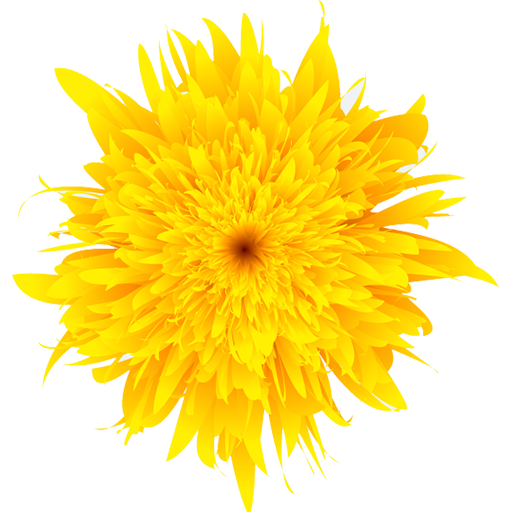
#> input picture web/dandelion_single.png, 512 x 512 px
$ python build_icon.py
#> lines starting #> are read from the running program, lines starting #| are printed output that depends on the picture
"""Regenerate web/icon.png — clock face overlaid on dandelion, masked to flower silhouette.

Mirrors the koralle (light) theme of the app's Clock component:
  enamel #fffaf0, semi-transparent so the dandelion shows through
  bezel / numerals / ticks / hour hand: ink #5b2a1c
  minute hand: accent #e85a3c
  hand shape: the same Spitz pointer as drawSpitz() in web/index.html

Run from the repo root:

    pip3 install Pillow
    python3 tools/build_icon.py

Tweak knobs at the top of the file — R for size, ENAMEL alpha for transparency.
The script supersamples 4× then downsamples for clean edges, and uses the
dandelion's alpha channel as the final mask so the icon's silhouette is the
flower's irregular petal edge.
"""
from PIL import Image, ImageDraw, ImageFont
import math
import os

ROOT = os.path.dirname(os.path.dirname(os.path.abspath(__file__)))
SRC  = os.path.join(ROOT, 'web', 'dandelion_single.png')
OUT  = os.path.join(ROOT, 'web', 'icon.png')           # 512×512 master
OUT_192 = os.path.join(ROOT, 'web', 'icon-192.png')    # Android manifest secondary
FONT = '/usr/share/fonts/truetype/dejavu/DejaVuSans.ttf'

# ── tunable knobs ────────────────────────────────────────────
ENAMEL   = (255, 250, 240, 74)    # white face — alpha controls how transparent
INK      = (91,  42,  28,  255)   # bezel, numerals, ticks, hour hand
ACCENT   = (232, 90,  60,  255)   # minute hand
TICKMINOR= (91,  42,  28,  102)
PIVOT    = (91,  42,  28,  255)
CAP_HI   = (255, 250, 240, 230)

W = H = 512
S = 4                             # supersample factor
WS, HS = W * S, H * S
CX, CY = WS / 2, HS / 2
R = 141 * S                       # clock radius — bump to grow, drop to shrink
SIZE = 2 * R                      # what the app's Clock component calls `size`

# ratios pulled directly from web/index.html Clock()
NUM_SIZE = round(SIZE * 0.075)
TICK_TOP = round(SIZE * 0.035)
MAJOR_T  = max(2 * S, round(SIZE * 0.013))
MINOR_T  = max(1 * S, round(SIZE * 0.006))
MAJOR_L  = round(SIZE * 0.06)
MINOR_L  = round(SIZE * 0.028)
HOUR_LEN = round(SIZE * 0.32)
MIN_LEN  = round(SIZE * 0.40)
HOUR_W   = max(5 * S, round(SIZE * 0.028))
MIN_W    = max(3 * S, round(SIZE * 0.018))
PIVOT_R  = round(SIZE * 0.0225)
BEZEL_W  = max(2, round(2 * S))

clock = Image.new('RGBA', (WS, HS), (0, 0, 0, 0))
#> clock: PIL image 2048x2048 RGBA; every value is 0
d = ImageDraw.Draw(clock, 'RGBA')

d.ellipse((CX - R, CY - R, CX + R, CY + R), fill=ENAMEL)
d.ellipse((CX - R, CY - R, CX + R, CY + R), outline=INK, width=BEZEL_W)

# 60 ticks, major every 5
for i in range(60):
    major = (i % 5 == 0)
    rot = math.radians(i * 6 - 90)
    length = MAJOR_L if major else MINOR_L
    thick  = MAJOR_T if major else MINOR_T
    color  = INK if major else TICKMINOR
    outer_r = R - TICK_TOP
    inner_r = outer_r - length
    ux, uy = CX + outer_r * math.cos(rot), CY + outer_r * math.sin(rot)
    ix, iy = CX + inner_r * math.cos(rot), CY + inner_r * math.sin(rot)
    px, py = -math.sin(rot), math.cos(rot)
    half = thick / 2
    d.polygon([
        (ix + px * half, iy + py * half),
        (ux + px * half, uy + py * half),
        (ux - px * half, uy - py * half),
        (ix - px * half, iy - py * half),
    ], fill=color)

font = ImageFont.truetype(FONT, NUM_SIZE)
num_r = (R - TICK_TOP - MAJOR_L) - NUM_SIZE * 0.85
for i in range(1, 13):
    rot = math.radians(i * 30 - 90)
    nx = CX + num_r * math.cos(rot)
    ny = CY + num_r * math.sin(rot)
    d.text((nx, ny), str(i), font=font, fill=INK, anchor='mm')

# Spitz tapered pointer — same path as drawSpitz(w, L) in index.html:
#   M -b/2 0  L b/2 0  L w*0.28 -L*0.88  Q 0 -L  -w*0.28 -L*0.88  Z
def spitz_polygon(w, L, n_curve=18):
#> called with w = 32, L = 361, n_curve = 18
    b = w * 1.15
    pts = [(-b/2, 0), (b/2, 0), (w * 0.28, -L * 0.88)]
    p0, pc, p2 = (w * 0.28, -L * 0.88), (0, -L), (-w * 0.28, -L * 0.88)
    for k in range(1, n_curve):
        t = k / n_curve; u = 1 - t
        pts.append((u*u*p0[0] + 2*u*t*pc[0] + t*t*p2[0],
                    u*u*p0[1] + 2*u*t*pc[1] + t*t*p2[1]))
    pts.append(p2)
    return pts

def draw_hand(angle_deg, w, L, color):
    a = math.radians(angle_deg); cos, sin = math.cos(a), math.sin(a)
    d.polygon(
        [(CX + x*cos - y*sin, CY + x*sin + y*cos) for (x, y) in spitz_polygon(w, L)],
        fill=color,
    )

# 10:10 showcase pose
draw_hand(300, HOUR_W, HOUR_LEN, INK)
draw_hand(60,  MIN_W,  MIN_LEN,  ACCENT)

# Pivot cap with a tiny highlight
d.ellipse((CX - PIVOT_R, CY - PIVOT_R, CX + PIVOT_R, CY + PIVOT_R), fill=PIVOT)
hi_r, hi_off = PIVOT_R * 0.45, PIVOT_R * 0.3
d.ellipse((CX - hi_off - hi_r, CY - hi_off - hi_r,
           CX - hi_off + hi_r, CY - hi_off + hi_r), fill=CAP_HI)

clock_small = clock.resize((W, H), Image.LANCZOS)
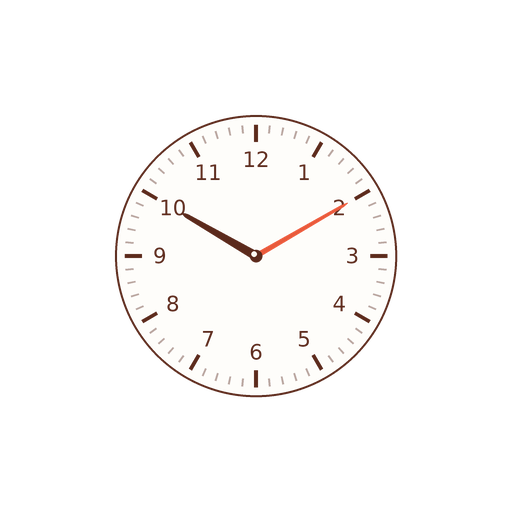
#> clock_small: PIL image 512x512 RGBA; mean R, G, B, A 57.9, 55.6, 53, 20.8; transparent parts drawn white
dandelion = Image.open(SRC).convert('RGBA')
#> dandelion is the input picture: PIL image 512x512 RGBA; mean R, G, B, A 250.5, 224.3, 84.7, 122.9
combined = Image.alpha_composite(dandelion, clock_small)
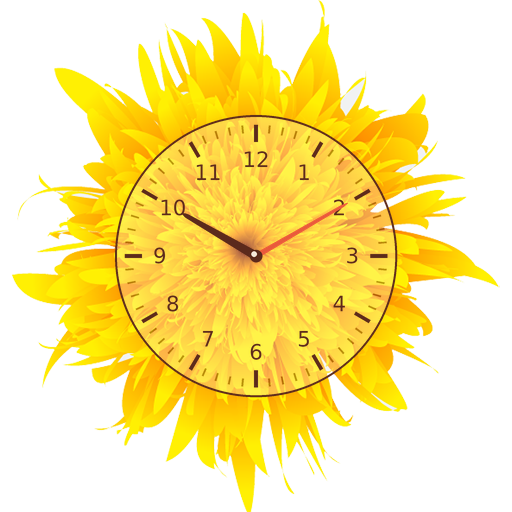
#> combined: PIL image 512x512 RGBA; mean R, G, B, A 248, 224.9, 100.3, 123; transparent parts drawn white

# Final alpha = dandelion alpha → clock is cropped to the flower silhouette.
r, g, b, _ = combined.split()
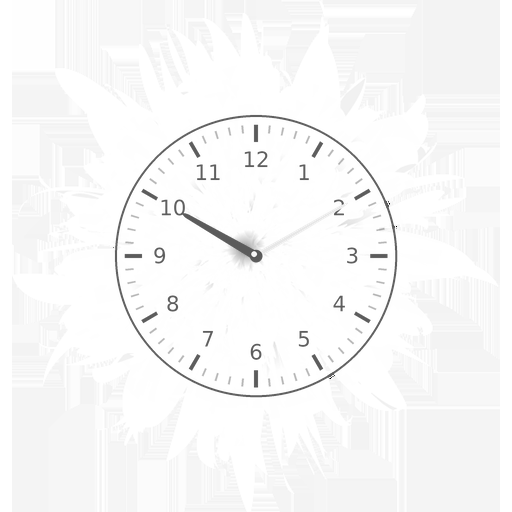
#> r: PIL image 512x512 L; min 0, max 255, mean 248
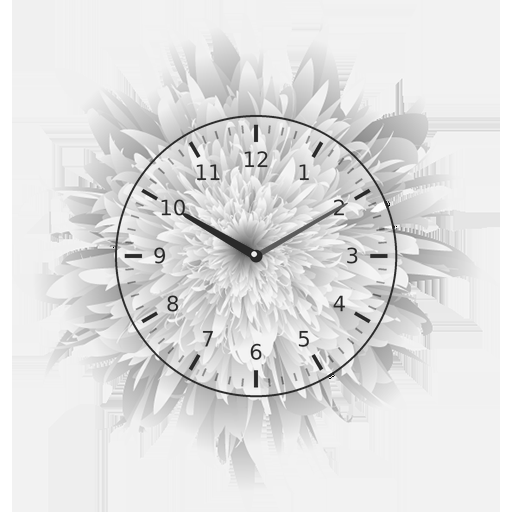
#> g: PIL image 512x512 L; min 0, max 255, mean 224.9
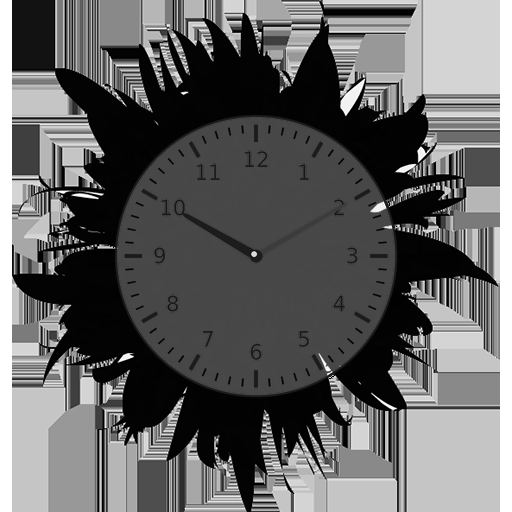
#> b: PIL image 512x512 L; min 0, max 255, mean 100.3
_, _, _, da = dandelion.split()
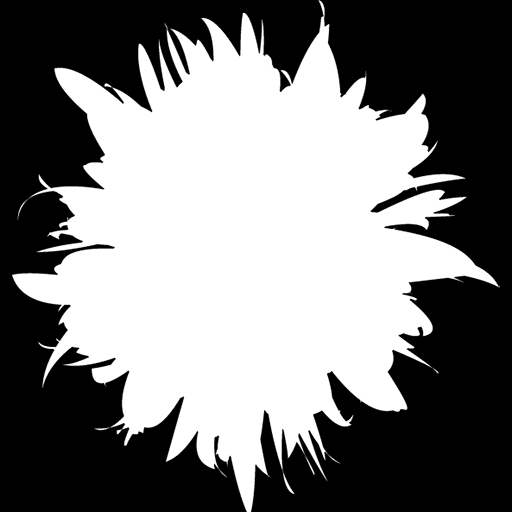
#> da: PIL image 512x512 L; min 0, max 255, mean 122.9
final = Image.merge('RGBA', (r, g, b, da))
final.save(OUT, optimize=True)
final.resize((192, 192), Image.LANCZOS).save(OUT_192, optimize=True)
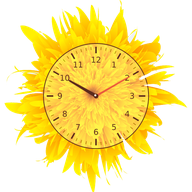
#> saved as icon-192.png: PIL image 192x192 RGBA; mean R, G, B, A 135.8, 115.3, 21.4, 123; transparent parts drawn white

print(f'wrote {OUT} + {OUT_192}')

$ run again, with dandelion_gone.png copied over web/dandelion_single.png
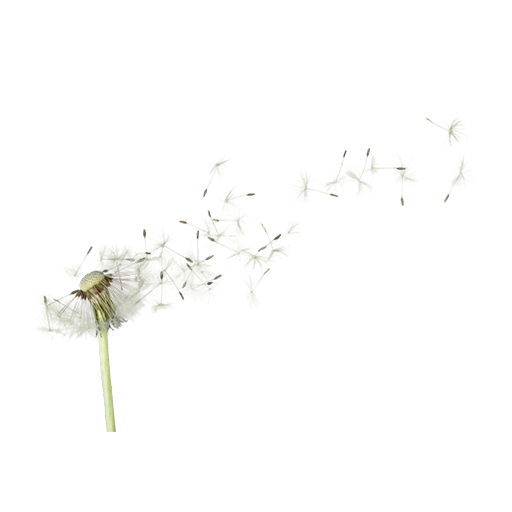
#> input picture dandelion_gone.png, 512 x 512 px
#> clock: PIL image 2048x2048 RGBA; every value is 0
#> dandelion is the input picture: PIL image 512x512 RGBA; mean R, G, B, A 221.2, 220.4, 203.8, 5.6
#> `_, _, _, da = dandelion.split()`:
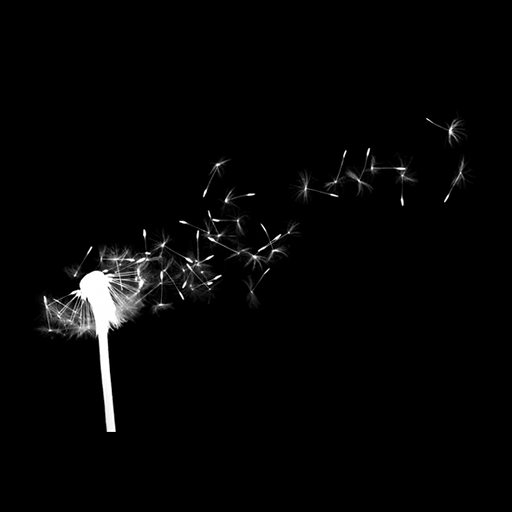
#> da: PIL image 512x512 L; min 0, max 255, mean 5.6
#> `final.resize((192, 192), Image.LANCZOS).save(OUT_192, optimize=True)`:
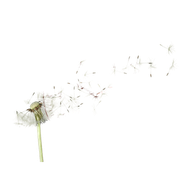
#> saved as icon-192.png: PIL image 192x192 RGBA; mean R, G, B, A 18.4, 18, 16, 5.7; transparent parts drawn white

$ run again, with dandelion_many.png copied over web/dandelion_single.png
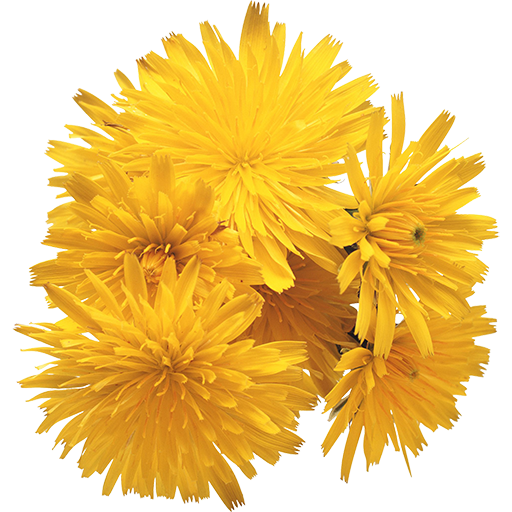
#> input picture dandelion_many.png, 512 x 512 px
#> clock: PIL image 2048x2048 RGBA; every value is 0
#> dandelion is the input picture: PIL image 512x512 RGBA; mean R, G, B, A 235.4, 194.5, 105.3, 159.3
#> `_, _, _, da = dandelion.split()`:
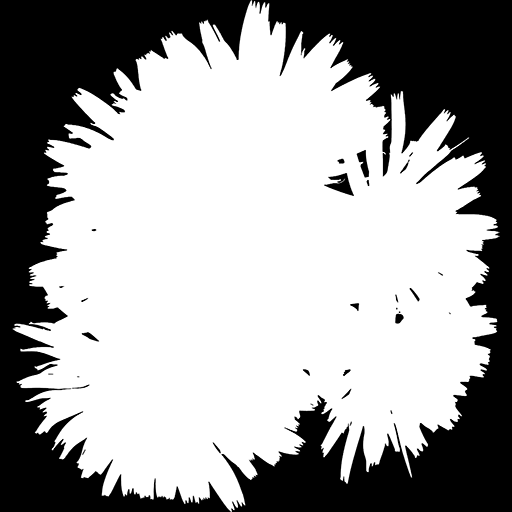
#> da: PIL image 512x512 L; min 0, max 255, mean 159.3
#> `final.resize((192, 192), Image.LANCZOS).save(OUT_192, optimize=True)`:
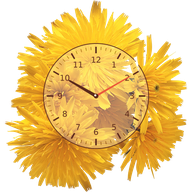
#> saved as icon-192.png: PIL image 192x192 RGBA; mean R, G, B, A 156.3, 120.2, 43, 159.2; transparent parts drawn white
